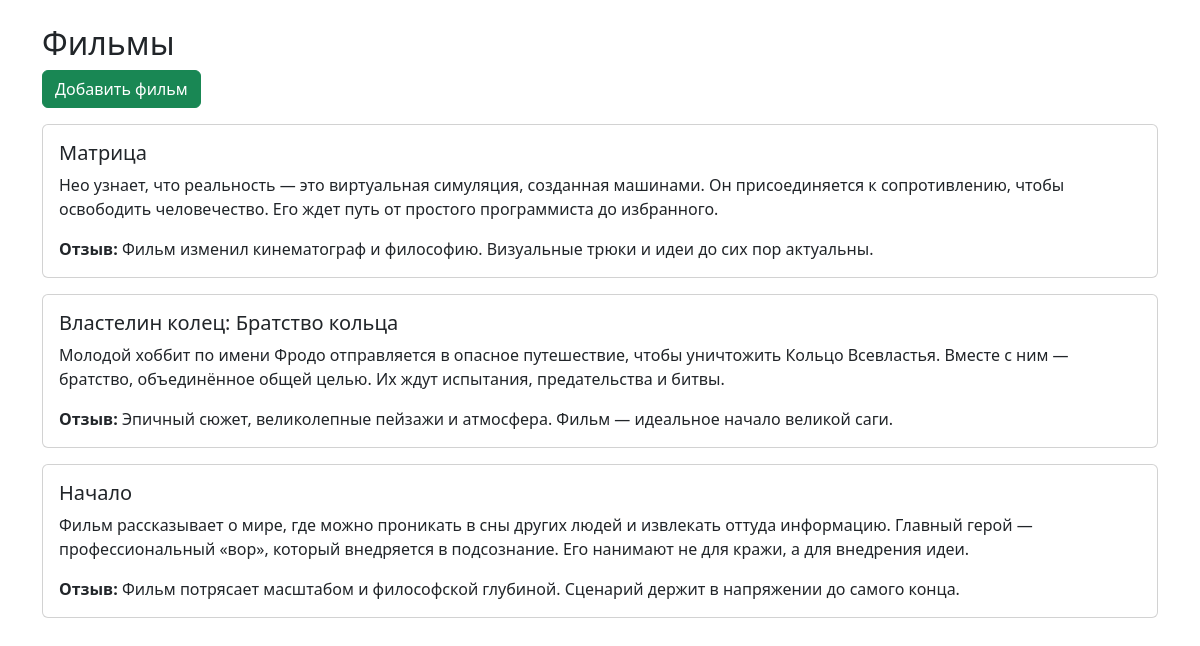
The app's page /films/list/ with its own data.
### films/models.py (models this page shows, shortened)
class Film(models.Model):
    title = models.CharField(max_length=200, verbose_name="Название фильма")
    description = models.TextField(verbose_name="Описание фильма")
    review = models.TextField(verbose_name="Отзыв")
    class Meta:
        verbose_name = "Фильм"
        verbose_name_plural = "Фильмы"

### films/views.py (the view)
# urls.py: path('list/', views.film_list, name='film_list'),
def film_list(request):
    films = Film.objects.all()
    return render(request, 'films/film_list.html', {'films': films})

### films/templates/films/film_list.html (shortened to what this page needs)
<!DOCTYPE html>
<html lang="ru">
<head>
    <link href="https://cdn.jsdelivr.net/npm/bootstrap@5.3.0-alpha1/dist/css/bootstrap.min.css" rel="stylesheet">
</head>
<body>
    <div class="container mt-4">
        <h2>Фильмы</h2>
        <a href="{% url 'add_film' %}" class="btn btn-success mb-3">Добавить фильм</a>
        {% for film in films %}
            <div class="card mb-3">
                <div class="card-body">
                    <h5 class="card-title">{{ film.title }}</h5>
                    <p class="card-text">{{ film.description }}</p>
                    <p class="card-text"><strong>Отзыв:</strong> {{ film.review }}</p>
                </div>
            </div>
        {% empty %}
            <p>Фильмов пока нет.</p>
        {% endfor %}
    </div>
</body>
</html>

### records on screen
Film: title "Матрица", description "Нео узнает, что реальность — это виртуальная симуляция, созданная машинами. Он присоединяется к сопротивлению, чтобы освободить человечество. Его ждет путь от простого программиста до избранного.", review "Фильм изменил кинематограф и философию. Визуальные трюки и идеи до сих пор актуальны."
Film: title "Властелин колец: Братство кольца", description "Молодой хоббит по имени Фродо отправляется в опасное путешествие, чтобы уничтожить Кольцо Всевластья. Вместе с ним — братство, объединённое общей целью. Их ждут испытания, предательства и битвы.", review "Эпичный сюжет, великолепные пейзажи и атмосфера. Фильм — идеальное начало великой саги."
Film: title "Начало", description "Фильм рассказывает о мире, где можно проникать в сны других людей и извлекать оттуда информацию. Главный герой — профессиональный «вор», который внедряется в подсознание. Его нанимают не для кражи, а для внедрения идеи.", review "Фильм потрясает масштабом и философской глубиной. Сценарий держит в напряжении до самого конца."
